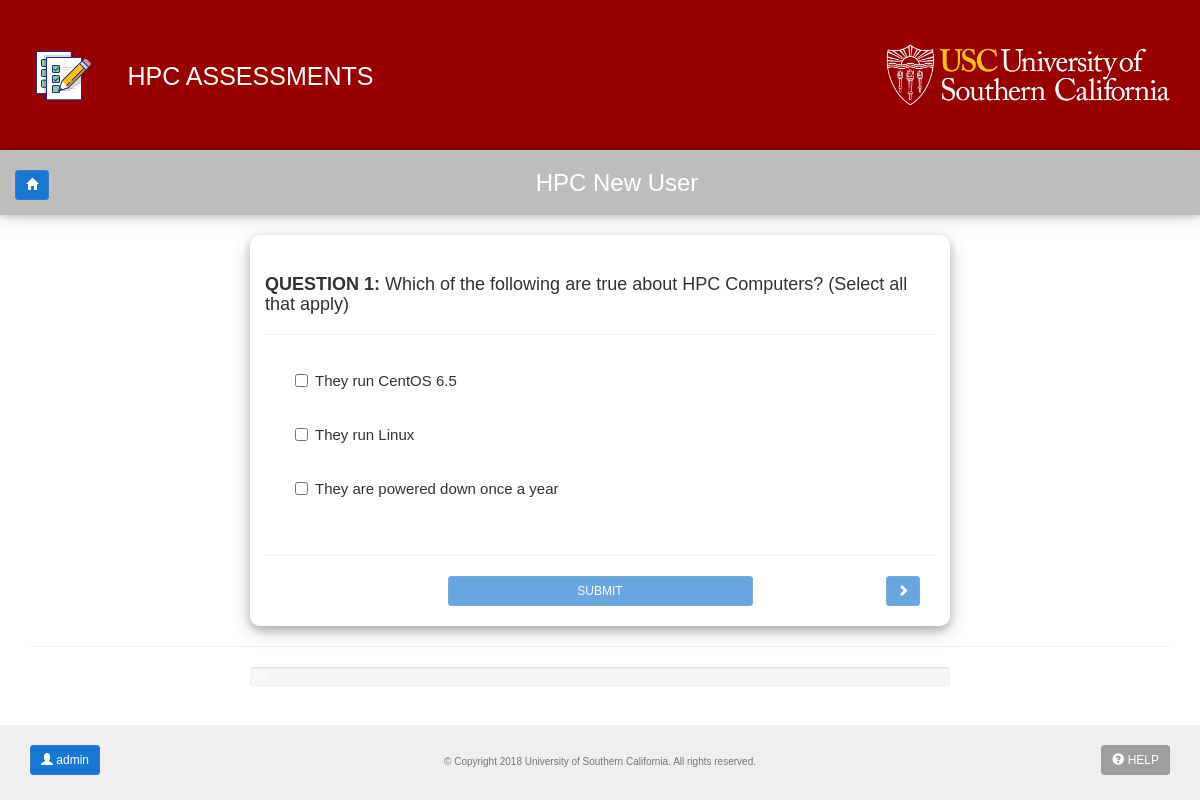
The app's page /quiz/index.php?assessment_id=1 with its own data.
### tables this page shows
CREATE TABLE assessments(
assessment_id INT(11) NOT NULL AUTO_INCREMENT,
assessment_name VARCHAR(255) NOT NULL,
assessment_description VARCHAR(255) NOT NULL,
assessment_create_date TIMESTAMP DEFAULT CURRENT_TIMESTAMP,
assessment_visible TINYINT(1) NOT NULL DEFAULT 0,
assessment_num_q_to_show INT(11) NOT NULL DEFAULT 10,
assessment_virtual_delete TINYINT(1) NOT NULL DEFAULT 0,
PRIMARY KEY(assessment_id)
);

CREATE TABLE questions(
question_id INT(11) NOT NULL AUTO_INCREMENT,
assessment_id INT(11) NOT NULL,
question_text VARCHAR(255) NOT NULL,
question_multivalued TINYINT(1) NOT NULL,
question_is_required TINYINT(1) NOT NULL DEFAULT 1,
question_virtual_delete TINYINT(1) NOT NULL DEFAULT 0,
PRIMARY KEY(question_id),
CONSTRAINT FK_questions_assessmentID FOREIGN KEY (assessment_id)
REFERENCES assessments(assessment_id) ON DELETE CASCADE
);

CREATE TABLE question_choices(
question_choice_id INT(11) NOT NULL AUTO_INCREMENT,
question_id INT(11) NOT NULL,
question_choice_text VARCHAR(255) NOT NULL,
question_choice_correct TINYINT(1) NOT NULL,
question_choice_reason VARCHAR(255) NOT NULL,
question_choice_virtual_delete TINYINT(1) NOT NULL DEFAULT 0,
PRIMARY KEY(question_choice_id),
CONSTRAINT FK_question_choices_questionID FOREIGN KEY (question_id)
REFERENCES questions(question_id) ON DELETE CASCADE
);

### private/functions.php (called while the page is built, shortened)
<?php
function url_for($script_path) {
  if($script_path[0] != '/') {
    $script_path = "/" . $script_path;
  }
  return WWW_ROOT . $script_path;
}
function h($string=""){
    return htmlspecialchars($string);
}
?>

### private/database.php (called while the page is built, shortened)
<?php
function db_escape($connection, $string) {
    return mysqli_real_escape_string($connection, $string);
}
?>

### private/query_functions.php (called while the page is built, shortened)
<?php
function get_assessment_name($assessment_id){
    global $db;
    $sql_assessment_name = "SELECT assessment_name FROM assessments ";
    $sql_assessment_name .= "WHERE assessment_id='" . db_escape($db, $assessment_id) . "'";
    $assessment_name_set = mysqli_query($db, $sql_assessment_name);
    $assessment_name = mysqli_fetch_assoc($assessment_name_set);
    return $assessment_name['assessment_name'];
}
function find_questions_by_assessment_id($assessment_id){
    global $db;
    $sql_questions = "SELECT * FROM questions ";
    $sql_questions .= "WHERE assessment_id='" . db_escape($db, $assessment_id) . "'";
    $sql_questions .= " AND question_virtual_delete= '0' ";
    $sql_questions .=  "ORDER BY question_id ASC";
    $result_question_set = mysqli_query($db, $sql_questions);
    return $result_question_set;
}
function find_choices_by_question_id($question_id){
    global $db;
    $sql_choices = "SELECT * FROM question_choices ";
    $sql_choices .= "WHERE question_id='" . db_escape($db, $question_id) . "'";
    $sql_choices .= " AND question_choice_virtual_delete= '0' ";
    $sql_choices .=  "ORDER BY question_choice_id ASC";
    $result_choice_set = mysqli_query($db, $sql_choices);
    return $result_choice_set;
}
?>

### public/quiz/index.php (the view, shortened to what this page needs)
<?php
$page_title = 'HPC ASSESSMENTS';
$user_id = 'admin';
$assessment_id = $_GET['assessment_id'];
$assessment_name = get_assessment_name($assessment_id);
$question_set = find_questions_by_assessment_id($assessment_id);
$user_assessment_id = '';
$latest_quest_seq = 0;
?>
<?php require(SHARED_PATH . '/quiz_page_header.php'); ?>
<div class="container-fluid assessment_title_main centering_div">
    <div id ="assessment_title_row_div" class="row centered_div" data-user-assessment-id="<?php echo h($user_assessment_id); ?>">
        <div class="col-sm-12">
            <div class="row">
                <h3 id="assessment_title_txt">
                    <button id="back_home_btn" type="button" class="back_home_btn btn btn-primary btn-sm">
                        <span class="glyphicon glyphicon-home"></span>
                    </button>
                    <?php echo h($assessment_name); ?>
                </h3>
            </div>
        </div>
    </div>
</div>
<div class="container main_content">
    <?php
    $question_num = 1;
    while($question = mysqli_fetch_assoc($question_set)) {
        $choices_array = array();
        $choice_set = find_choices_by_question_id(h($question['question_id']));
        while($choice = mysqli_fetch_array($choice_set, MYSQLI_BOTH)){
            array_push($choices_array, $choice);
        }
        $question_active_class = '';
        $disabled_complete = '';
        $enabled_completed = 'disabled';
        if($question_num == $latest_quest_seq || ($latest_quest_seq == 0 && $question_num == 1)){
            $question_active_class = 'active';
        } else{
            $question_active_class = '';
        }
        if ($question['question_multivalued'] == 1){
            $question_type_class = 'checkbox';
            $choice_name = 'check';
        } else{
            $question_type_class = 'radio';
            $choice_name = 'radio';
        }
    ?>
    <div id="question_card_<?php echo $question_num; ?>" class="hidden <?php echo $question_active_class; ?> quiz_question_div container question_card" data-questionid="<?php echo h($question['question_id']); ?>" data-questiontype="<?php echo $question_type_class; ?>">
        <div class="page-header">
            <h4><strong>QUESTION <?php echo $question_num; ?>:</strong> <?php echo h($question['question_text']); ?></h4>
        </div>
        <div class="questions_list_div">
            <form id="question_form_<?php echo $question_num; ?>" action="process_answers.php" method="POST">
                <?php
                $choice_num = 1;
                $radio_value = 1;
                foreach($choices_array as $choice){
                    $input_checked = '';
                ?>
                <div class="question_item_div center">
                    <div class="<?php echo $question_type_class; ?> question_item">
                        <label class="question_label"><input <?php echo h($input_checked); ?> <?php echo $disabled_complete; ?> class="<?php echo $question_type_class; ?>_item_<?php echo $question_num; ?>" type="<?php echo $question_type_class; ?>" name="<?php echo $choice_name; ?>_<?php echo $choice_num; ?>" value="<?php echo $radio_value; ?>"><?php echo h($choice['question_choice_text']); ?></label>
                    </div>
                </div>
                <?php
                if ($question['question_multivalued'] == 1){
                    $choice_num++;
                } else{
                    $radio_value++;
                }
                ?>
                <?php } ?>
                <br>
                <hr>
                <div class="row bottom_button_set">
                    <div class="view_answers_btn_div col-xs-6">
                        <button disabled id="view_answers_btn_<?php echo $question_num; ?>" class="btn btn-primary btn-block btn-sm answers_button" type="button">SUBMIT</button>
                    </div>
                    <div class="next_question_btn_div col-xs-3">
                        <button <?php echo $enabled_completed; ?> id="next_question_btn_<?php echo $question_num; ?>" type="button" class="btn btn-primary btn-sm next_button">
                            <span class="glyphicon glyphicon-chevron-right"></span>
                        </button>
                    </div>
                </div>
            </form>
        </div>
        <br>
    </div>
    <?php $question_num++; ?>
    <?php } ?>
    <hr>
    <div style="max-width: 700px; margin: auto;" id="quiz_progress_bar_div">
        <div class="progress">
        </div>
    </div>
</div>
<?php require(SHARED_PATH .  '/quiz_page_footer.php'); ?>

### private/shared/quiz_page_header.php (shortened to what this page needs)
<!DOCTYPE html>
<html lang="en">
    <head>
        <link rel="stylesheet" href="https://maxcdn.bootstrapcdn.com/bootstrap/3.3.7/css/bootstrap.min.css">
        <link rel="stylesheet" media="all" href="<?php echo url_for('stylesheets/general_style.css'); ?>"/>
    </head>
    <body>
        <div class="container-fluid header_main centering_div red_pantone_201c_back">
            <div id ="header_row_div" class="row centered_div">
                <div id="page_title_left_div" class="col-sm-6">
                    <div class="row">
                        <div id="page_title_icon_left_div" class="col-sm-2">
                            <img id="page_title_icon_img" src="<?php echo url_for('images/quiz_logo_1.png'); ?>">
                        </div>
                        <div id="page_title_txt_left_div" class="col-sm-10">
                            <h2 id="page_title_txt"><?php echo h($page_title); ?></h2>
                        </div>
                    </div>
                </div>
                <div id="page_logo_right_div" class="col-sm-6">
                    <img src="<?php echo url_for('images/usc_logo_yellow.png'); ?>" id="page_header_logo">
                </div>
            </div>
        </div>

### private/shared/quiz_page_footer.php (shortened to what this page needs)
        <div id="footer_row" class="row footer container-fluid">
            <div class="col-xs-3">
                <button id="user_id_button" type="button" class="btn btn-primary btn-sm" style="float: left;">
                    <span class="glyphicon glyphicon-user"></span> <?php echo h($user_id); ?>
                </button>
            </div>
            <div class="col-xs-6">
                <p style="margin-top: 20px; font-size: 10px; color: #757575;">&copy; Copyright 2018 University of Southern California. All rights reserved.</p>
            </div>
            <div class="col-xs-3">
                <button id="help_button" type="button" class="btn btn-grey-lighten btn-sm" style="float: right;" data-toggle="modal" data-target="#HelpModal">
                    <span class="glyphicon glyphicon-question-sign"></span> HELP
                </button>
            </div>
        </div>
    </body>
</html>

### public/stylesheets/general_style.css (style rules this page uses)
body, html { margin: 0; padding: 0; height: 100%; font-family: 'Helvetica'; }
.centering_div { display:table; }
.centered_div { height:100%; display:table-cell; vertical-align:middle; text-align:center; }
.center { padding: 5px 0; }
.hidden { display: none; }
.active { display:block!important; }
.btn-primary { color: #fff; background-color: #1976d2; border-color: #357ebd; }
.btn-grey-lighten { color: #fff; background-color: #9e9e9e; border-color: #9e9e9e; }
.red_pantone_201c_back { background: #990000; }
.header_main { height: 150px; text-align: center; width: 100%; }
.assessment_title_main { background: #bdbdbd; height: 55px; text-align: center; width: 100%; color: white; box-shadow: 0 0px 8px 0 rgba(0, 0, 0, 0.2), 0 0px 20px 0 rgba(0, 0, 0, 0.19); }
#header_row_div { width: 100%; margin: 0 auto; }
#page_title_icon_img { max-height: 65px; }
#page_title_txt_left_div { text-align: left; }
#page_title_txt { font-size: 25px; color: white; }
#page_logo_right_div { text-align: right; }
#page_header_logo { max-height: 65px; }
.footer { height: 75px; right: 0; bottom: 0; left: 0; padding: 1rem; background-color: #efefef; text-align: center; }
#footer_row { margin-top: 20px; }
.footer_adjust_abs { position: absolute; }
#user_id_button { margin-left: 20px; margin-top: 10px; }
#help_button { margin-right: 20px; margin-top: 10px; }
.question_card { box-shadow: 0 4px 8px 0 rgba(0, 0, 0, 0.2), 0 6px 20px 0 rgba(0, 0, 0, 0.19); border-radius: 10px; margin-top: 20px; max-height: 100%; }
.quiz_question_div { max-width: 700px; }
.question_item_div { margin-top: 2px; min-height: 40px; border-radius: 10px; }
.question_label { font-size: 15px; vertical-align: middle; margin-left: 10px; padding-left: 40px!important; }
.view_answers_btn_div { text-align: center; }
.bottom_button_set { width: 100%; text-align: center; margin: auto; }
.next_question_btn_div { text-align:right; }
.back_home_btn { float: left; margin-bottom: 15px; }

### records on screen
assessments: assessment_name "HPC New User"
questions: question_text "Which of the following are true about HPC Computers? (Select all that apply)"
question_choices: question_choice_text "They run CentOS 6.5"
question_choices: question_choice_text "They run Linux"
question_choices: question_choice_text "They are powered down once a year"

### other values on screen
$page_title "HPC ASSESSMENTS"
$user_id "admin"
